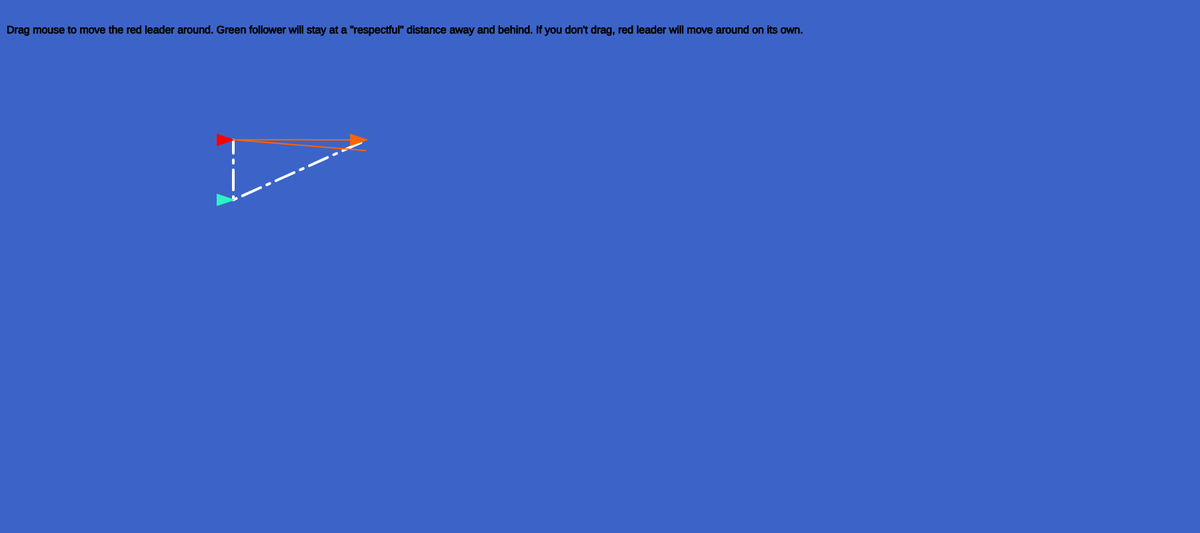
Frame 1 (no input)
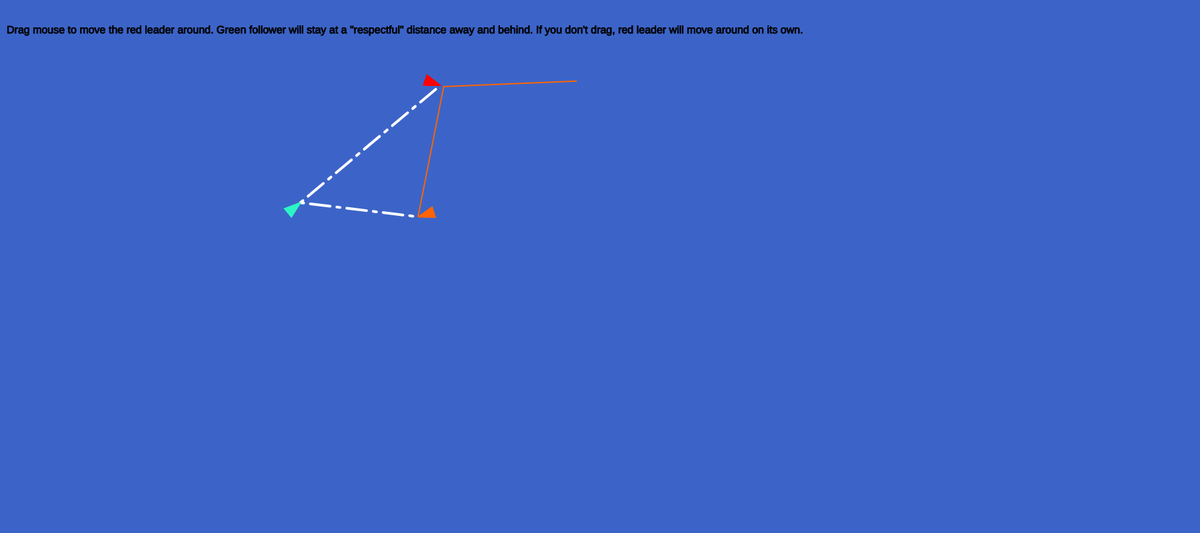
Frame 60 (no input)
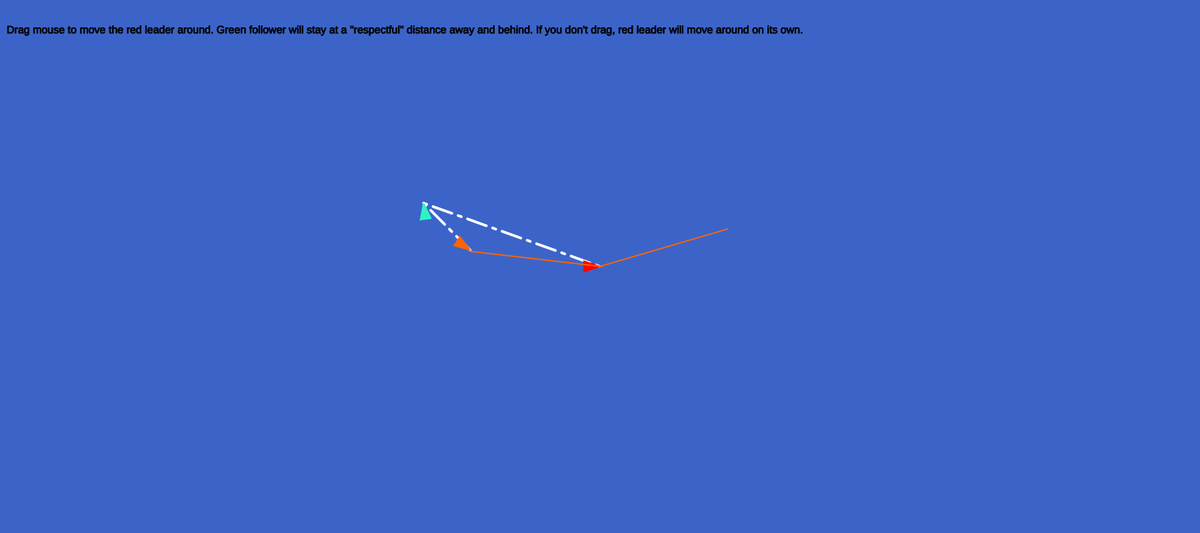
Frame 120 (the mouse pressed at the canvas centre since frame 60)

The p5.js sketch that drew these frames (run headless with seeded random() and noise() and a simulated clock; from frame 60 on, the mouse is pressed at the canvas centre):

// p5.js sketch
// ── sketch.js
// In this sketch, the "lead bird" has a general velocity and can lazily turn. Every so often it accelerates in the current direction it's heading.
// Behind and to the left of the lead bird is a "follower bird" whose position is set in space by invisible springs between the lead bird and the follower bird.
// If the follower bird is "out of range" of the optimal spring position it will turn and accelerate to the optimal position to get into the spring "tractor field" that will
// keep the birds in v-formation.

let bob;
let anchor1, anchor2;
let anchor1DirectionVec;
let spring1, spring2;
let leadBirdSpeed = 2.0;

function getRandomFloat(min, max, precision) {
  const range = max - min;
  const random = Math.random() * range + min;
  return random;
}

function randomTurn() {
  let turnTime = Math.random() * 5;
  if (turnTime > 4.0) {
    let randomTurnAngle = getRandomFloat(-5,5,2);
    let randomTurnRadians = randomTurnAngle * PI / 180;
    anchor1DirectionVec.rotate(randomTurnRadians);
  }
}

function adjustLeadBirdSpeed() {
  leadBirdSpeed *= 0.9;
  let boostTime = Math.random();
  if (boostTime > 0.75) {
    leadBirdSpeed += getRandomFloat(0.1,0.2,2);		
  }
  let boostVec = anchor1DirectionVec.copy();
  boostVec.normalize();
  boostVec.mult(leadBirdSpeed);
  anchor1.applyForce(boostVec);	
}

// Method to "lock" a fixed distance between this particle and another particle
function constrainDistance(particle1, particle2, constraint) {
  let halfConstraint = constraint / 2.0;
  let midPoint = new p5.Vector((particle1.position.x + particle2.position.x) / 2, (particle1.position.y + particle2.position.y) / 2, 0);
  let particlesVec = p5.Vector.copy(particle2.position);
  particlesVec.sub([particle1.position.x, particle1.position.y, 0]);

  particlesVec.normalize();

  let d2 =  p5.Vector.copy(particlesVec);
  d2.mult(halfConstraint);
  let newPos = p5.Vector.copy(midPoint);
  newPos.add([d2.x, d2.y, 0]);
  particle2.setPosition(newPos.x, newPos.y, 0);
  line(midPoint.x, midPoint.y, newPos.x, newPos.y);

  newPos.set(midPoint.x, midPoint.y, 0);
  newPos.sub([d2.x, d2.y, 0]);
  particle1.setPosition(newPos.x, newPos.y, 0);
  line(midPoint.x, midPoint.y, newPos.x, newPos.y);

  stroke(0);
  strokeWeight(1);
  textSize(16);
  fill(0,0,0);
  text('Drag mouse to move the red leader around. Green follower will stay at a "respectful" distance away and behind. If you don\'t drag, red leader will move around on its own.', 10,50);
  //text('particle1: [' + particle1.position.x.toFixed(2) + ',' + particle1.position.y.toFixed(2) + ']', 10,50);
  //text('particle2: [' + particle2.position.x.toFixed(2) + ',' + particle2.position.y.toFixed(2) + ']', 10,70);
  //text('particlesVec: [' + particlesVec.x.toFixed(2) + ',' + particlesVec.y.toFixed(2) + ']', 10,90);
}

function showAnchor1Direction() {
  const newVec = anchor1.position.copy();
  const arrowVec = anchor1DirectionVec.copy();
  arrowVec.normalize();
  arrowVec.mult(200);
  newVec.add([arrowVec.x, arrowVec.y,0]);
  line(anchor1.position.x, anchor1.position.y, newVec.x, newVec.y);
}

function setup() {
  createCanvas(1800, 800);
  anchor1 = new Particle({ position: { x: 350, y: 210}, color: { r: 255, g: 0,    b:0 },   particleSize: 25, dampener: 0.92});
  anchor2 = new Particle({ position: { x: 550, y: 210}, color: { r: 255, g: 100,  b:0 },   particleSize: 15, dampener: 0.92});
  bob     = new Particle({ position: { x: 350, y: 300}, color: { r: 45,  g: 244 , b:197 }, particleSize: 30, dampener: 0.92});
  spring1 = new Spring({ k: 0.003, restLength: 200, a: bob, b: anchor1 });
  spring2 = new Spring({ k: 0.003, restLength: 200, a: bob, b: anchor2 });
  anchor1DirectionVec = new p5.Vector(0.1,0,0);
}

function draw() {
  background(60, 100, 200);

  spring1.show();
  spring1.update();
  spring2.show();
  spring2.update();

  bob.show();
  bob.update();
  
  //randomJet(anchor1);
  anchor1.applyForce(anchor1DirectionVec);
  anchor1.show();
  anchor1.update();
  anchor2.show();
  anchor2.update();
  
  randomTurn();
  adjustLeadBirdSpeed();
  showAnchor1Direction();
  if ((anchor1.position.x < 0) || (anchor1.position.x > windowWidth) ||
      (anchor1.position.y < 0) || (anchor1.position.y > windowHeight) ) {
    anchor1.setPosition(20, windowHeight /2, 0);
  }
  
  constrainDistance(anchor1, anchor2,200);
  
  if (mouseIsPressed) { // allow drag of anchor1 (red)
    anchor1.position.set(mouseX, mouseY);
    anchor1.velocity.set(0, 0);
  }
}

// ── particle.js
// Spring Forces (Spring OOP)
// The Coding Train / Daniel Shiffman
// https://thecodingtrain.com/CodingChallenges/160-spring-forces.html
// https://youtu.be/Rr-5HiXquhw

// Simple Spring: https://editor.p5js.org/codingtrain/sketches/dcd6-2mWa
// Spring Vector: https://editor.p5js.org/codingtrain/sketches/_A2pm_SSg
// Spring OOP: https://editor.p5js.org/codingtrain/sketches/9BAoEn4Po
// Soft Spring: https://editor.p5js.org/codingtrain/sketches/S5dY7qjxP

class Particle {
  constructor(partData) {
    this.acceleration = createVector(0, 0, 0);
    this.velocity = createVector(0, 0, 0);
    this.position = createVector(partData.position.x, partData.position.y, 0);
    this.mass = 1; // Let's do something better here!
    this.r = 16;
    this.dampener = partData.dampener;
    this.color = partData.color;
    this.particleSize = partData.particleSize;
  }

  applyForce(force) {
    let f = force.copy();
    f.div(this.mass);
    this.acceleration.add(f);
  }

  // Method to update position
  update() {
    this.velocity.mult(this.dampener);

    this.velocity.add(this.acceleration);
    this.position.add(this.velocity);
    this.acceleration.mult(0);
  }
	
  setPosition(newX,newY,newZ) {
    this.position.x = newX;
    this.position.y = newY;
    this.position.z = newZ;
  }

  // Show particle as arrow going in the direction of the velocity
  show() {
    stroke(this.color.r, this.color.g, this.color.b);
    strokeWeight(2);
    fill(this.color.r, this.color.g, this.color.b);
    push();
    translate(this.position.x, this.position.y);
    rotate(this.velocity.heading());

    // triangle centered on this.pos
    //triangle(-this.r, -this.r / 2, -this.r, this.r / 2, this.r, 0);

    // triangle with its tip on this.pos
    let tSize = -this.r * 3 / 2;
    triangle(tSize, -this.r / 2, tSize, this.r / 2, 0, 0);
    pop();

    // Old ellipse way
    // stroke(255);
    // strokeWeight(2);
    // fill(this.color.r, this.color.g, this.color.b);
    // ellipse(this.position.x, this.position.y, this.particleSize);
  }	
}

// ── spring.js
// Spring Forces (Spring OOP)
// The Coding Train / Daniel Shiffman
// https://thecodingtrain.com/CodingChallenges/160-spring-forces.html
// https://youtu.be/Rr-5HiXquhw

// Simple Spring: https://editor.p5js.org/codingtrain/sketches/dcd6-2mWa
// Spring Vector: https://editor.p5js.org/codingtrain/sketches/_A2pm_SSg
// Spring OOP: https://editor.p5js.org/codingtrain/sketches/9BAoEn4Po
// Soft Spring: https://editor.p5js.org/codingtrain/sketches/S5dY7qjxP

class Spring {
  constructor(springData ) {
    this.k = springData.k;
    this.restLength = springData.restLength;
    this.a = springData.a;
    this.b = springData.b;
  }

  update() {
    let force = p5.Vector.sub(this.b.position, this.a.position);
    let x = force.mag() - this.restLength;
    force.normalize();
    force.mult(this.k * x);
    this.a.applyForce(force);
    force.mult(-1);
    this.b.applyForce(force);
  }

  show() {
    strokeWeight(4);
    stroke(255);
    drawingContext.setLineDash([5, 10, 30, 10]);  // cf https://editor.p5js.org/squishynotions/sketches/Ax195WTdz
    line(
      this.a.position.x,
      this.a.position.y,
      this.b.position.x,
      this.b.position.y
    );
    drawingContext.setLineDash([1]);
  }
}
